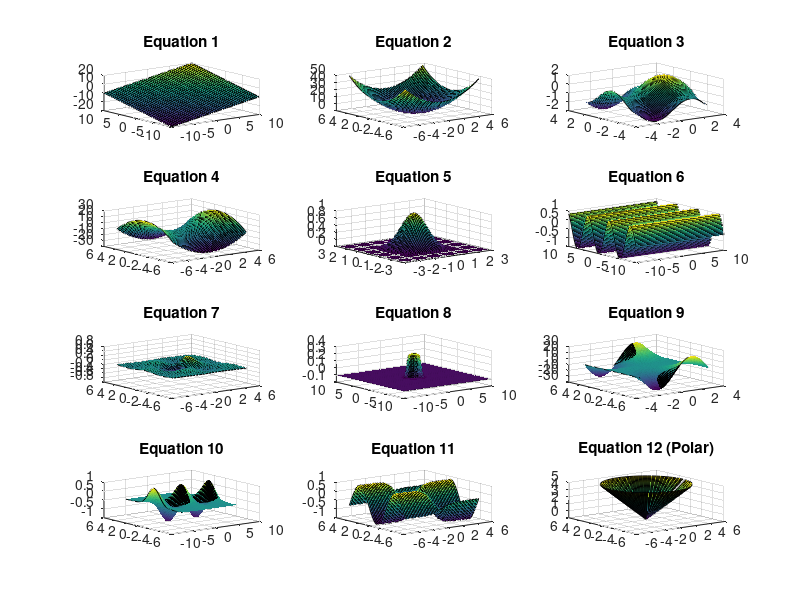

Source code (MATLAB):
[x1, y1] = meshgrid(-10:0.5:10, -10:0.5:10);
z1 = x1 + y1;

[x2, y2] = meshgrid(-5:0.2:5, -5:0.2:5);
z2 = (x2.^2 + y2.^2);

[x3, y3] = meshgrid(-pi:0.1:pi, -pi:0.1:pi);
z3 = sin(x3) + cos(y3);

[x4, y4] = meshgrid(-5:0.2:5, -5:0.2:5);
z4 = x4.^2 - y4.^2;

[x5, y5] = meshgrid(-3:0.1:3, -3:0.1:3);
z5 = exp(-(x5.^2 + y5.^2));

[x6, y6] = meshgrid(-10:0.2:10, -10:0.2:10);
z6 = sin(pi^2 + y6);

[x7, y7] = meshgrid(-5:0.2:5, -5:0.2:5);
z7 = sin(x7) .* cos(y7) ./ (1 + x7.^2 + y7.^2);

[x8, y8] = meshgrid(-10:0.1:10, -10:0.1:10);
z8 = sin(x8.^2 + y8.^2) .* exp(-(x8.^2 + y8.^2));

[x9, y9] = meshgrid(-pi:0.01:pi, -5:0.2:5);
z9 = sin(x9) .* y9.^2;

[x10, y10] = meshgrid(-2*pi:0.01:2*pi, -5:0.2:5);
z10 = cos(x10) .* exp(-y10.^2 / 2);

[x11, y11] = meshgrid(-5:0.2:5, -5:0.2:5);
z11 = cos(y11) .* tanh(x11);

[r, theta] = meshgrid(0:0.1:5, 0:0.1:2*pi);
x12 = r .* cos(theta); y12 = r .* sin(theta); z12 = r;

figure;
subplot(4, 3, 1); surf(x1, y1, z1); title('Equation 1');
subplot(4, 3, 2); surf(x2, y2, z2); title('Equation 2');
subplot(4, 3, 3); surf(x3, y3, z3); title('Equation 3');
subplot(4, 3, 4); surf(x4, y4, z4); title('Equation 4');
subplot(4, 3, 5); surf(x5, y5, z5); title('Equation 5');
subplot(4, 3, 6); surf(x6, y6, z6); title('Equation 6');
subplot(4, 3, 7); surf(x7, y7, z7); title('Equation 7');
subplot(4, 3, 8); surf(x8, y8, z8); title('Equation 8');
subplot(4, 3, 9); surf(x9, y9, z9); title('Equation 9');
subplot(4, 3, 10); surf(x10, y10, z10); title('Equation 10');
subplot(4, 3, 11); surf(x11, y11, z11); title('Equation 11');
subplot(4, 3, 12); surf(x12, y12, z12); title('Equation 12 (Polar)');